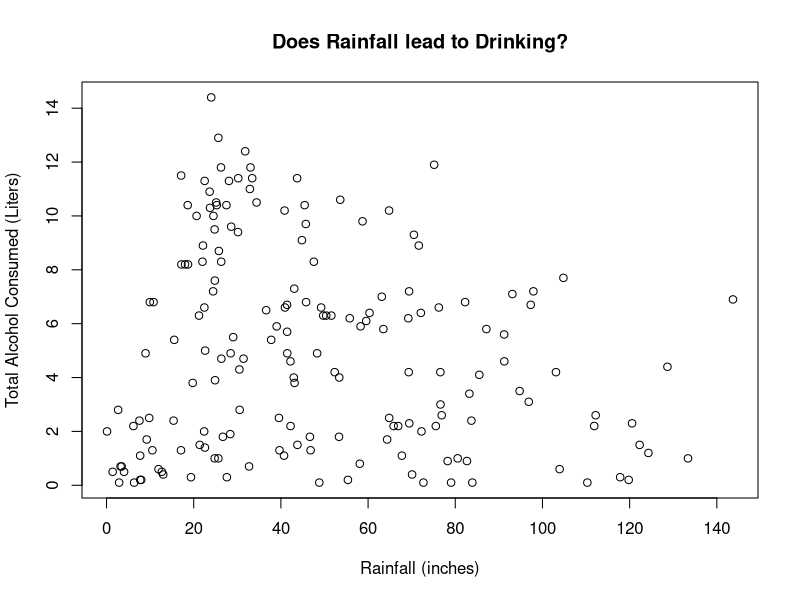
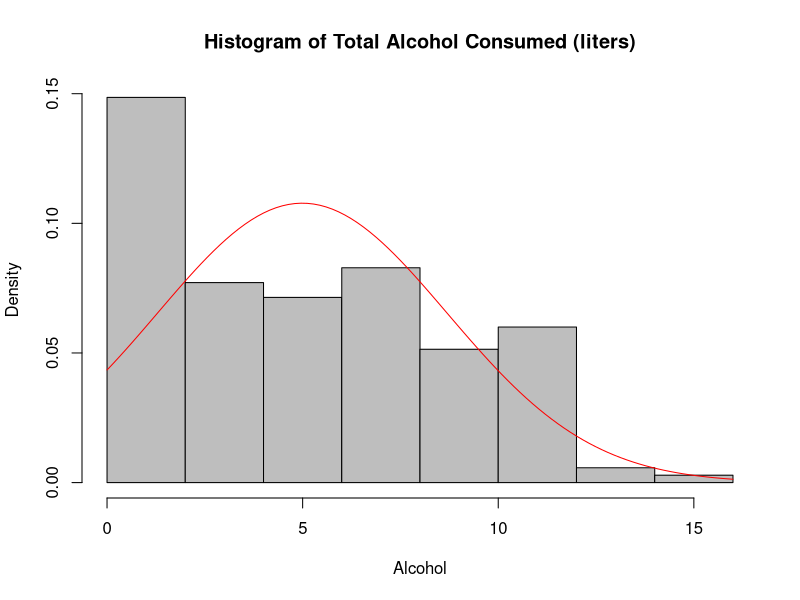
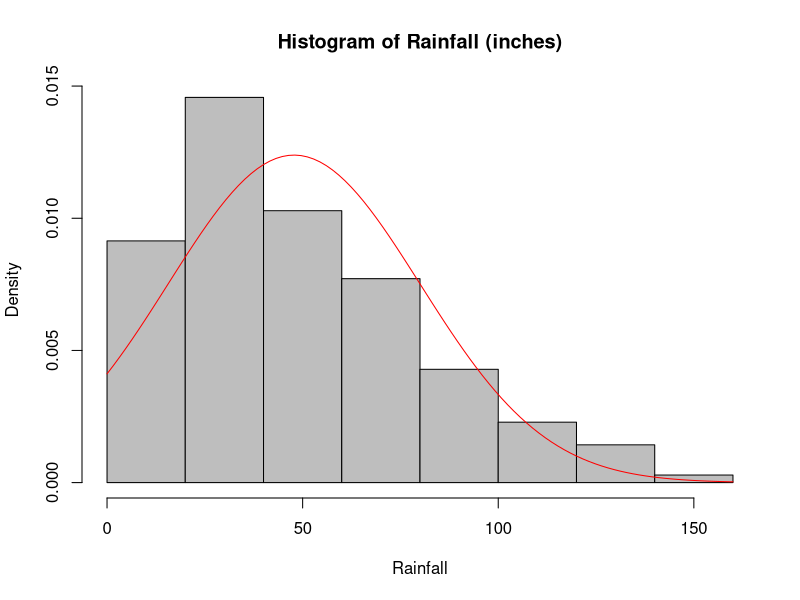
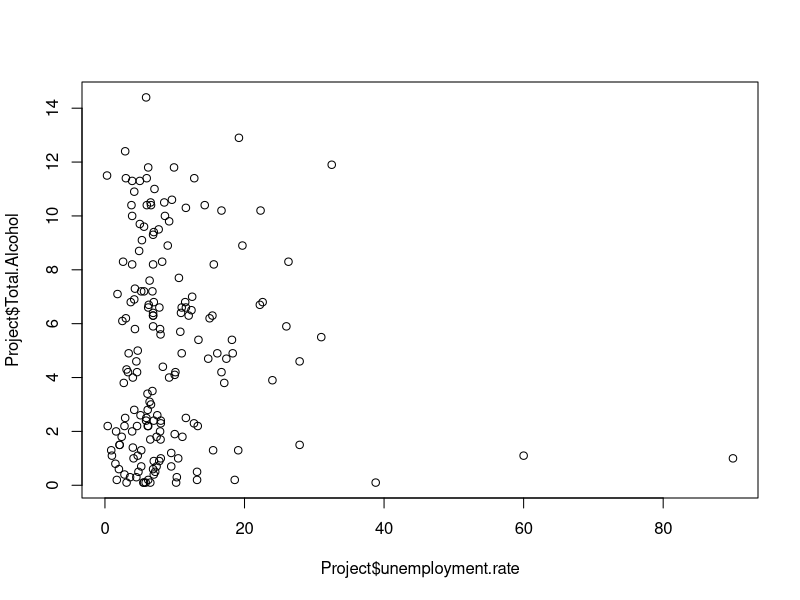
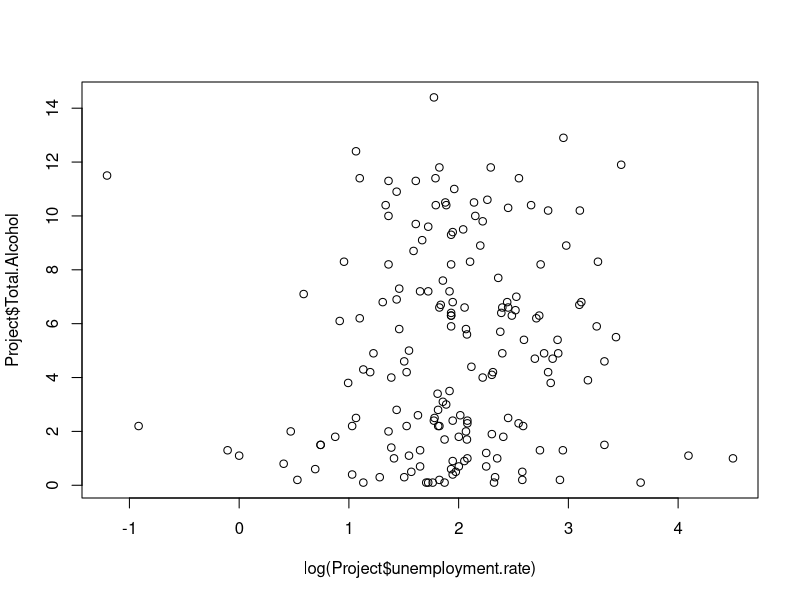
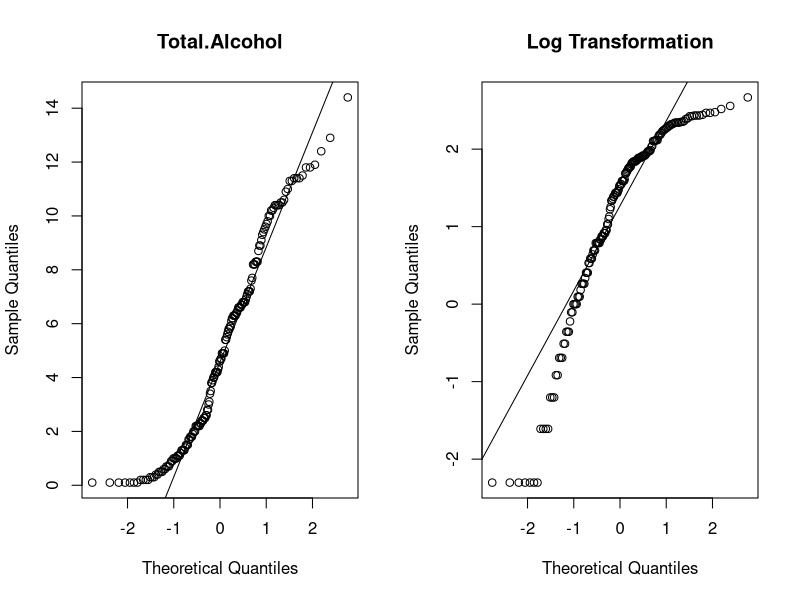
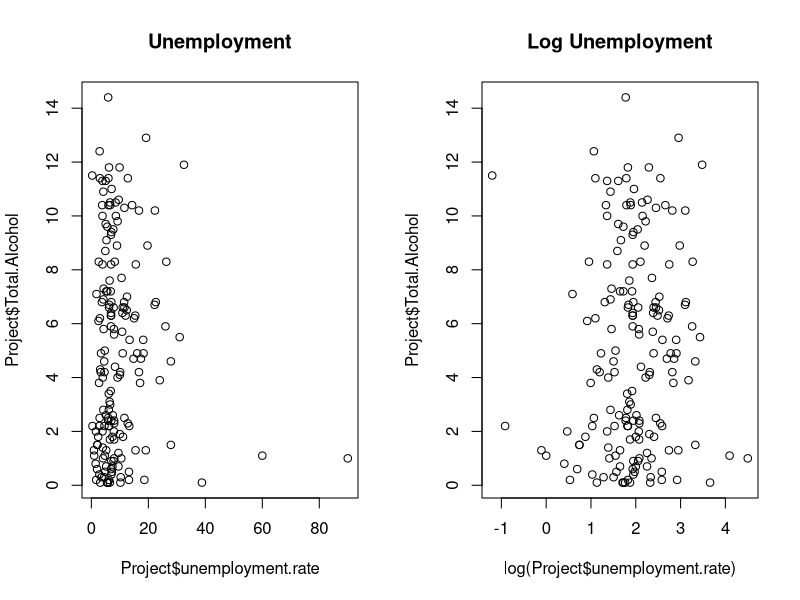
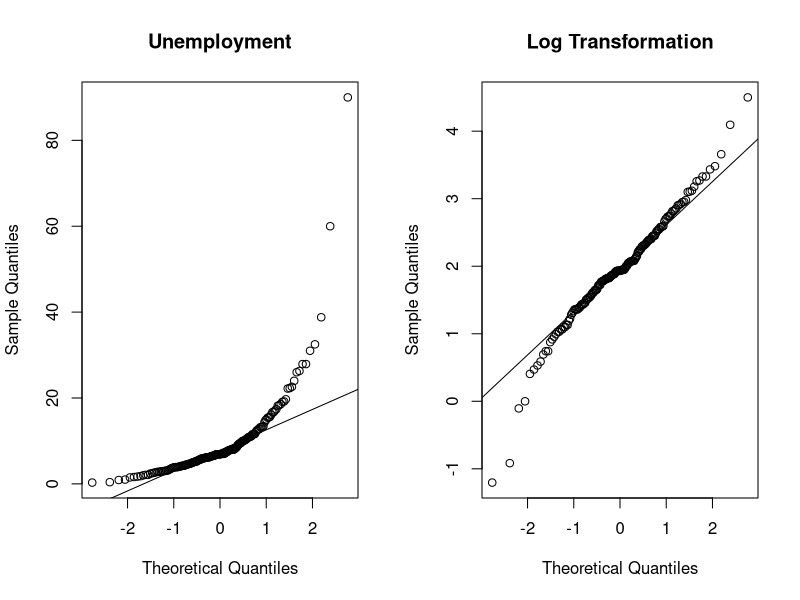

Write R code to recreate these figures, in order.
# STAT R 501 Final Project 
## Edited Code

###Installing necessary packages

##testing for hetreskedascity
install.packages("lmtest",repos = 'http://cran.us.r-project.org')
library(lmtest)
install.packages("car",repos = 'http://cran.us.r-project.org')
library(car)

setwd("~/Desktop/R Workspace/501")

## Loading the data
Project <- read.csv("ProjectData2.csv")
names(Project)

#######################
### Brief Cleaning
#######################

head(Project$Rainfall) ## in mm
head(Project$Rainfall.2) ## in inches
## want to use Inches becuase mm is too granular of a measurement
Project$Rainfall <- Project$Rainfall.2 # Changing rainfall to inches
Project$Rainfall.2 <- Project$Rainfall^2 ## adding the squared term

Project$Population <- NULL # Not of interest -- more people equal more drinking
## This study also doesn't take into acccount traveling, etc.
## So population may not reflect true numbers of drinkers

Project$GDP <- as.numeric(Project$GDP)

## Creating a matrix for automated regression
Project2 <- Project

Project2$country <- NULL
Project2$beer_servings <- NULL
Project2$spirit_servings <- NULL
Project2$wine_servings <- NULL

## Log Transformation for unemployment

min(Project2$unemployment.rate)

Project2$unemployment.rate2 <- log(Project2$unemployment.rate) ## log transformation
Project2$unemployment.rate <- NULL

#######################
### End Cleaning
#######################




########################################################################
########################################################################
########################## Data visualization ########################
########################################################################
########################################################################

## Visualizing the relationship between variables of 
## inferenical interest

plot(Project$Total.Alcohol~Project$Rainfall, main = "Does Rainfall lead to Drinking?", xlab="Rainfall (inches)",ylab = "Total Alcohol Consumed (Liters)")
## Need titles and commentary

## This study is a very focused inferential study.
##Visualizing the variables of main inferenical interest

par(mfrow=c(1,1))

hist(Project$Total.Alcohol, freq= FALSE, main = "Histogram of Total Alcohol Consumed (liters)", xlab="Alcohol",col="grey")
curve(dnorm(x,mean=mean(Project$Total.Alcohol),sd=sd(Project$Total.Alcohol)),col="red",add=TRUE)

hist(Project$Rainfall, freq = FALSE, main = "Histogram of Rainfall (inches)", xlab="Rainfall",col="grey")
curve(dnorm(x,mean=mean(Project$Rainfall),sd=sd(Project$Rainfall)),col="red",add=TRUE)

###################
## Put in Appendix
###################

## Looking at total.alcohol
plot(Project$Total.Alcohol~Project$unemployment.rate)
plot(Project$Total.Alcohol~log(Project$unemployment.rate))

par(mfrow=c(1,2))
qqnorm(Project$Total.Alcohol, main = "Total.Alcohol")
qqline(Project$Total.Alcohol)
qqnorm(log(Project$Total.Alcohol), main = "Log Transformation")
qqline(log(Project$Total.Alcohol))


## Looking at unemployment.rate
plot(Project$Total.Alcohol~Project$unemployment.rate, main = "Unemployment")
plot(Project$Total.Alcohol~log(Project$unemployment.rate), main="Log Unemployment")

qqnorm(Project$unemployment.rate, main = "Unemployment")
qqline(Project$unemployment.rate)
qqnorm(log(Project$unemployment.rate), main= "Log Transformation")
qqline(log(Project$unemployment.rate))
### Log unemployment rate

## Looking at GDP

par(mfrow=c(1,1))
plot(Project$Total.Alcohol~Project$GDP, main = "Alcohol Consumption by Income", xlab="GDP",ylab = "Alcohol Consumed (Liters)")
## No need for any transformations or quad


## Looking at Literacy
par(mfrow=c(1,2))
plot(Project$Total.Alcohol~Project$Literacy, main = "Literacy Rate", xlab="Literacy Rate",ylab = "Alcohol Consumed (Liters)")
plot(Project$Total.Alcohol~log(Project$Literacy), main = "Log Transformation", xlab="Log Literacy Rate",ylab = "Alcohol Consumed (Liters)")

qqnorm(Project$Literacy, main = "Literacy Rate")
qqline(Project$Literacy)
qqnorm(log(Project$Literacy), main = "Log Transformation")
qqline(log(Project$Literacy))
## Leave it alone
## No need for a quadratic terms


## Looking at temp

par(mfrow=c(1,1))
plot(Project$Total.Alcohol~Project$Temp, main = "Alcohol Consumption by Temp", xlab="Temperature (C)",ylab = "Alcohol Consumed (Liters)")
## No transformation or quadratic

#########################
### End of Appendix plots
#########################


############
### Boxplots
############

## Looking at Island

boxplot(Project$Total.Alcohol~Project$Island, ylab = "Liters of Alcohol", xlab = "1 = Island",main = "Do Islands drink more?")

## Looking by Region

boxplot(Project$Total.Alcohol~Project$Region, main = "Regional Drinking",ylab = "Liters of Alcohol")

###################
### End of Boxplots
###################



########################################################################
########################################################################
########################## Data Analysis ########################
########################################################################
########################################################################

#####################################
##Fitting the linear regression model
#####################################

Simple <- lm(Project$Total.Alcohol~Project$Rainfall)

#################################
## Fitting of the quadratic model
#################################

quadratic.model <-lm(Project$Total.Alcohol ~ Project$Rainfall + Project$Rainfall.2)

##################################
##Visualizing the regression lines
##################################

par(mfrow=c(1,1))
plot(Project$Total.Alcohol~Project$Rainfall, main = "Does Rainfall lead to Drinking?", xlab="Rainfall (inches)",ylab = "Total Alcohol Consumed (Liters)")
abline(Simple, col="blue")
cq <- coef(quadratic.model)
rainvalues <- seq(0, 174, 1)
sp.quad = cq[1] + cq[2]*rainvalues +cq[3]*rainvalues^2 
lines(rainvalues,sp.quad, col='red') 

## Checking for normality
par(mfrow=c(1,2))
qqnorm(resid(Simple), main= "Simple Model")
qqline(resid(Simple))
qqnorm(resid(quadratic.model), main = "Quadratic Model")
qqline(resid(quadratic.model))


###############################
##Summary of regression results
###############################

### Note: a simple linear regression is equal to 
### a one sample t test

summary(Simple)
summary(quadratic.model)

################################
## End of the regression results
################################

#################################################################################
#################################################################################
#################################################################################
#################################################################################



##Testing for hetroskedascity visually

plot(fitted(Simple),residuals(Simple), main="Simple Model Residual Plot") ## Hints that we should be using a quasi-poisson model
plot(fitted(quadratic.model),residuals(quadratic.model), main="Quadratic Model Residual Plot") ## Use a quasi-poisson model

## Testing for Hetrosked
###Breusch Pagan test

bptest(Simple)
bptest(quadratic.model)
#### Looks like including the quadratic term helps the heteroskedascity.
#### Still looks off visually though

###########################
## Correcting for Hetrosked
###########################

## White's corrected errors
coeftest(Simple,vcov=hccm(Simple))

## Using glms

## quasi-Poisson

Simple.P <- glm(Project$Total.Alcohol~Project$Rainfall,family = poisson(link = log))
summary(Simple.P)

##Comparing models

## Squared term

Null <- glm(Project$Total.Alcohol~1,family=gaussian)
Quad.P <- glm(Project$Total.Alcohol~Project$Rainfall+Project$Rainfall.2,family = gaussian)

summary(Null)
summary(Quad.P)

###########################################################
##Secondary Analysis: Confounding and Interacting Variables
###########################################################

##Temperature
p1 <- glm(Total.Alcohol~Rainfall*Temp*Rainfall.2,data=Project)
summary(p1)

p2 <- glm(Total.Alcohol~Rainfall+Rainfall.2+Temp,data=Project)
summary(p2)


#######################
#######################
#######################
#######################
#######################


Test <- glm(Total.Alcohol~Rainfall*Temp * Rainfall.2, data = Project)
summary(Test)
bptest(Test)
plot(Test$fitted.values,Test$residuals)

Test.P <- glm(Total.Alcohol~Rainfall*Temp * Rainfall.2, data = Project,family = poisson(link = "log"))
summary(Test.P)
plot(Test.P$fitted.values,Test.P$residuals)

##########
###########


##############
## Full Model
##############


Project2$GDP <- as.numeric(Project2$GDP)
Project2$Region <- NULL
Full.Int <- glm(Total.Alcohol~(.)^2,data=Project2)

summary(Full.Int)


plot(Full.Int$fitted.values,Full.Int$residuals)

bptest(Full.Int)
##

##########################
#End of secondary analysis
##########################

###############################
##Secondary Analysis: Linearity
###############################

